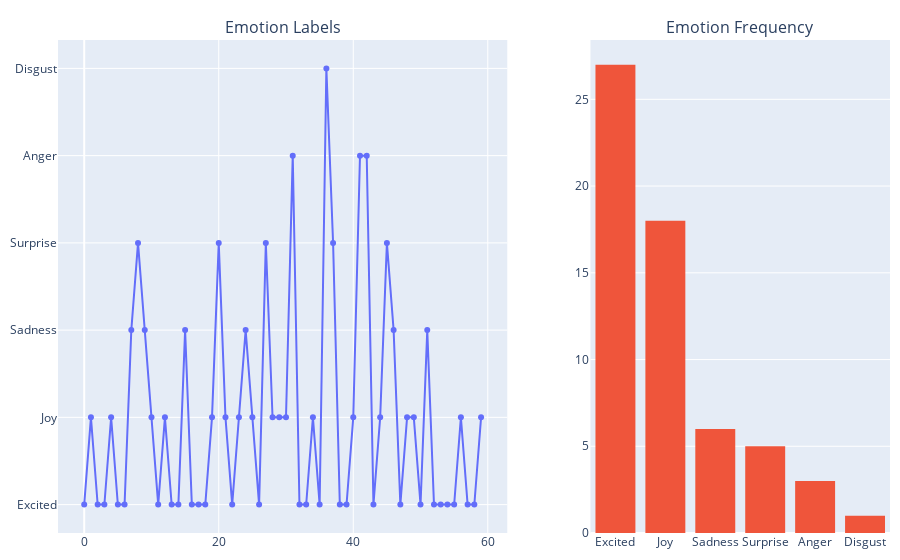

The code cell stored with this chart in its notebook:
### Code cell
import plotly.graph_objects as go
from plotly.subplots import make_subplots

fig = make_subplots(
    rows=1, cols=2,
    column_widths=[0.6, 0.4],
    subplot_titles=("Emotion Labels", "Emotion Frequency"),
    specs=[[{"type": "scatter"}, {"type": "bar"}]])

fig.add_trace(
    go.Scatter(x=df.index, y=df.Emotions,
                    mode='lines+markers',
                    showlegend=False), row=1, col=1)

# fig.add_trace(
#     go.Scatter(df, showlegend=False,
#                   marker=dict(color="crimson", size=4, opacity=0.8)),
#     row=1, col=1
# )

# Add locations bar chart
fig.add_trace(
    go.Histogram(x=df.Emotions, showlegend=False),
    row=1, col=2
)


# Set theme, margin, and annotation in layout
fig.update_layout(
    # template="plotly_dark",
    margin=dict(r=10, t=40, b=10, l=10)
    # title_text='Emotion Labels' # title of plot
)

### Figure 1 — Plotly figure (JSON) as saved in the notebook; plotly's stock layout.template omitted (floating-point values rounded to 4 significant figures)
{"data": [{"mode": "lines+markers", "showlegend": false, "type": "scatter", "x": [0, 1, 2, 3, 4, 5, 6, 7, 8, 9, 10, 11, 12, 13, 14, 15, 16, 17, 18, 19, 20, 21, 22, 23, 24, 25, 26, 27, 28, 29, 30, 31, 32, 33, 34, 35, 36, 37, 38, 39, 40, 41, 42, 43, 44, 45, 46, 47, 48, 49, 50, 51, 52, 53, 54, 55, 56, 57, 58, 59], "xaxis": "x", "y": ["Excited", "Joy", "Excited", "Excited", "Joy", "Excited", "Excited", "Sadness", "Surprise", "Sadness", "Joy", "Excited", "Joy", "Excited", "Excited", "Sadness", "Excited", "Excited", "Excited", "Joy", "Surprise", "Joy", "Excited", "Joy", "Sadness", "Joy", "Excited", "Surprise", "Joy", "Joy", "Joy", "Anger", "Excited", "Excited", "Joy", "Excited", "Disgust", "Surprise", "Excited", "Excited", "Joy", "Anger", "Anger", "Excited", "Joy", "Surprise", "Sadness", "Excited", "Joy", "Joy", "Excited", "Sadness", "Excited", "Excited", "Excited", "Excited", "Joy", "Excited", "Excited", "Joy"], "yaxis": "y"}, {"showlegend": false, "type": "histogram", "x": ["Excited", "Joy", "Excited", "Excited", "Joy", "Excited", "Excited", "Sadness", "Surprise", "Sadness", "Joy", "Excited", "Joy", "Excited", "Excited", "Sadness", "Excited", "Excited", "Excited", "Joy", "Surprise", "Joy", "Excited", "Joy", "Sadness", "Joy", "Excited", "Surprise", "Joy", "Joy", "Joy", "Anger", "Excited", "Excited", "Joy", "Excited", "Disgust", "Surprise", "Excited", "Excited", "Joy", "Anger", "Anger", "Excited", "Joy", "Surprise", "Sadness", "Excited", "Joy", "Joy", "Excited", "Sadness", "Excited", "Excited", "Excited", "Excited", "Joy", "Excited", "Excited", "Joy"], "xaxis": "x2", "yaxis": "y2"}], "layout": {"annotations": [{"font": {"size": 16}, "showarrow": false, "text": "Emotion Labels", "x": 0.27, "xanchor": "center", "xref": "paper", "y": 1, "yanchor": "bottom", "yref": "paper"}, {"font": {"size": 16}, "showarrow": false, "text": "Emotion Frequency", "x": 0.82, "xanchor": "center", "xref": "paper", "y": 1, "yanchor": "bottom", "yref": "paper"}], "margin": {"b": 10, "l": 10, "r": 10, "t": 40}, "xaxis": {"anchor": "y", "domain": [0, 0.54]}, "xaxis2": {"anchor": "y2", "domain": [0.64, 1]}, "yaxis": {"anchor": "x", "domain": [0, 1]}, "yaxis2": {"anchor": "x2", "domain": [0, 1]}}}
